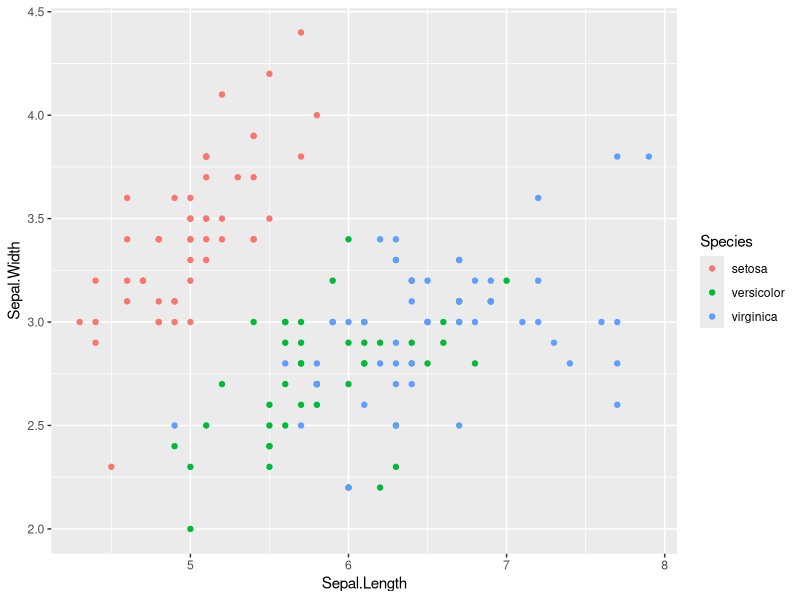
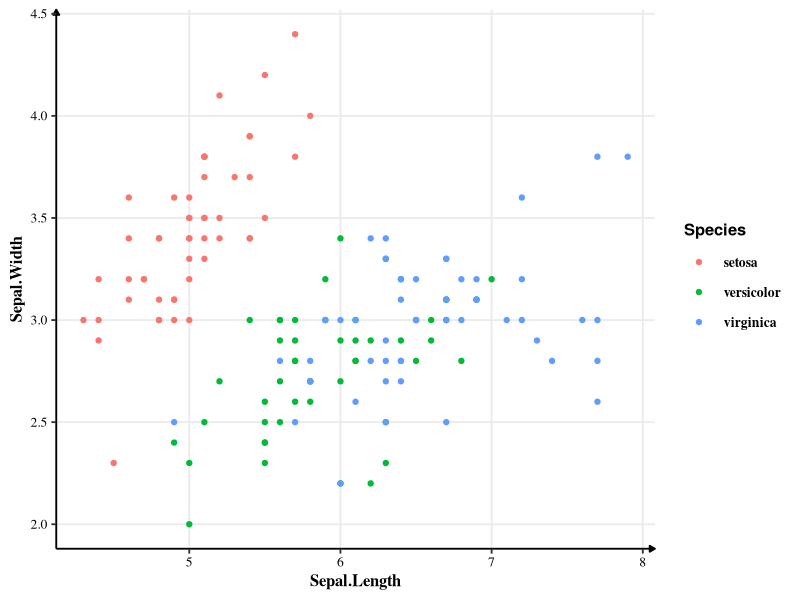

These charts were generated, in order, by the following R code:
## ---- chunk 1
library(tidyverse)
## ---- chunk 2
show_in_excel = function(.data)
{
   temp = paste0(tempfile(), ".csv")
   write.csv(.data, temp)
   fs::file_show(path = temp)
}
## ---- chunk 3
n2z = function(x)
{
   x = ifelse(is.na(x), 0, x)
   return(x)
}
## ---- chunk 4
which.na = function(x)
{
   return(which(is.na(x)))
}
## ---- chunk 5
na.rm.feature = function(x, colname)
{
   nas = which(is.na(x[,colname]))
   x = x[-nas, ]
   return(x)
}
## ---- chunk 6
which.this = function(df, x)
{
  df %>% 
    filter(eval(parse(text = x)))
}
## ---- chunk 7
which.this(iris, "Sepal.Length > 6.5") %>% 
  head()
## ---- chunk 8
x = "300,000"
x = gsub(",", "", x)
print(x)
## ---- chunk 9
iris %>% 
  ggplot(aes(x = Sepal.Length, y = Sepal.Width, colour = Species)) +
  geom_point()
## ---- chunk 10
theme_h = function(base_size = 14) {
  theme_bw(base_size = base_size) %+replace%
    theme(
      # Specify plot title
      plot.title = element_text(size = rel(1), face = "bold", margin = margin(0,0,5,0), hjust = 0),
      # Specifying grid and border
      panel.grid.minor = element_blank(),
      panel.border = element_blank(),
      # Specidy axis details
      axis.title = element_text(size = rel(0.85), face = "bold", family="serif"),
      axis.text = element_text(size = rel(0.70), family="serif"),
      axis.line = element_line(color = "black", arrow = arrow(length = unit(0.3, "lines"), type = "closed")),
      # Specify legend details
      legend.title = element_text(size = rel(0.85), face = "bold"),
      legend.text = element_text(size = rel(0.70), face = "bold", family="serif"),
      legend.key = element_rect(fill = "transparent", colour = NA),
      legend.key.size = unit(1.5, "lines"),
      legend.background = element_rect(fill = "transparent", colour = NA),
      # Remove default background
      strip.background = element_rect(fill = "#17252D", color = "#17252D"),
      strip.text = element_text(size = rel(0.85), face = "bold", color = "white", margin = margin(5,0,5,0))
    )
}

theme_set(theme_h())
## ---- chunk 11
iris %>% 
  ggplot(aes(x = Sepal.Length, y = Sepal.Width, colour = Species)) +
  geom_point()
